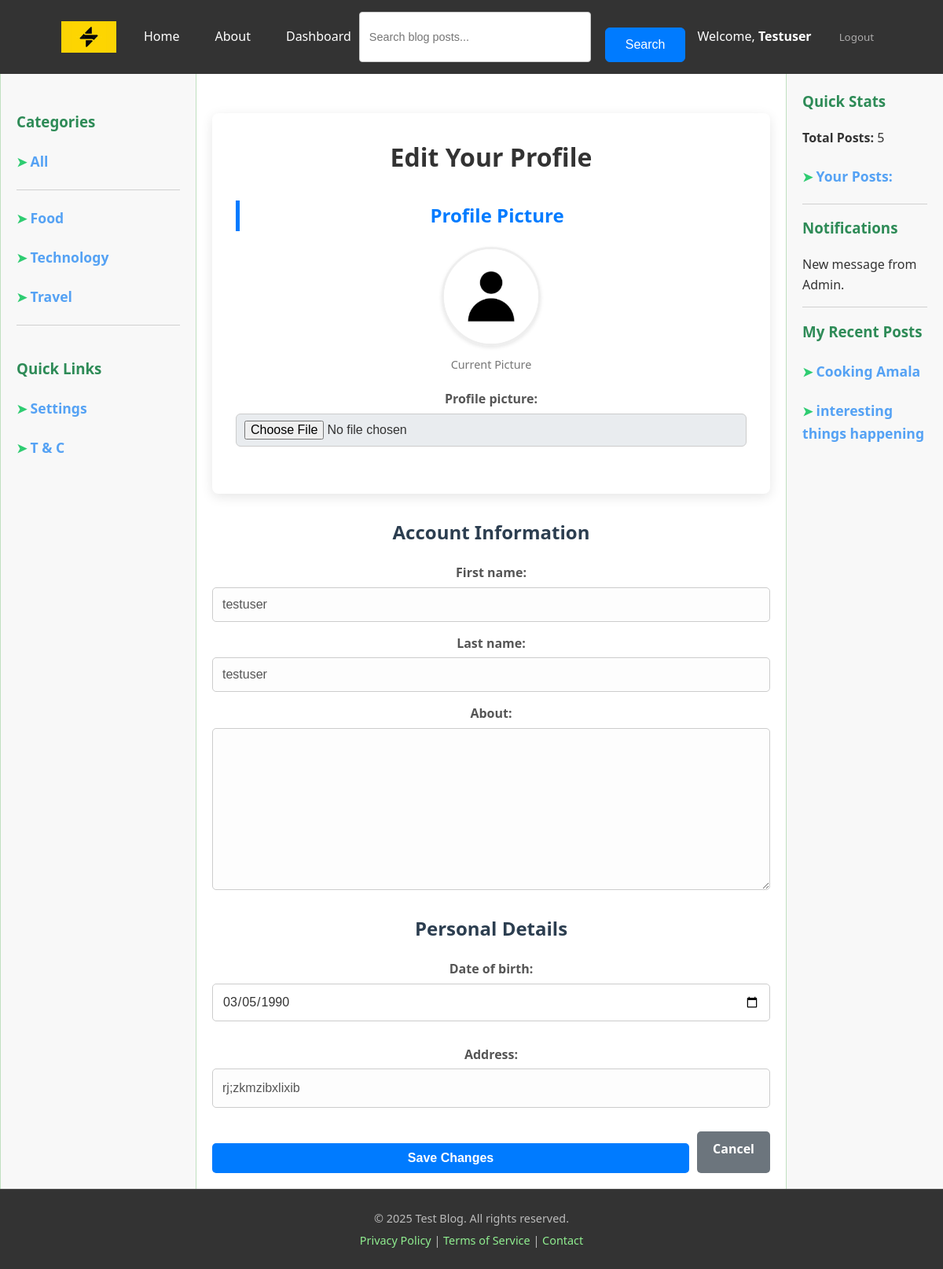
Screenshot of /accounts/edit_profile/ (signed in) with the database file from the repository.
### accounts/models.py (models this page shows, shortened)
class Account(AbstractBaseUser, PermissionsMixin):
    email = models.EmailField("email address", unique=True)
    user_name = models.CharField(max_length=150, unique=True)
    first_name = models.CharField(max_length=150, blank=True)
    last_name = models.CharField(max_length=150, blank=True)
    date_joined = models.DateTimeField(default=timezone.now)
    last_login = models.DateTimeField(auto_now=True)
    about = models.TextField(max_length=500, blank=True)
    is_staff = models.BooleanField(default=False)
    is_active = models.BooleanField(default=False)
    objects = AccountManager()
    USERNAME_FIELD = "email"
    REQUIRED_FIELDS = ["user_name",]

class UserProfile(models.Model):
    user = models.ForeignKey(Account, on_delete=models.CASCADE)
    date_of_birth = models.DateField(blank=True, null=True)
    profile_picture = models.ImageField(upload_to="profile", default="profile/profile.png")
    address = models.CharField(max_length=250, blank=True)
    date_completed = models.DateTimeField(auto_now_add=True)
    date_updated = models.DateTimeField(auto_now=True)

### blog/models.py (models this page shows, shortened)
class Category(models.Model):
    name = models.CharField(max_length=100, unique=True)
    slug = models.SlugField(max_length=100, unique=True, help_text="A URL-friendly short label.")
    description = models.TextField(blank=True, null=True)
    class Meta:
        verbose_name_plural = "Categories"
        ordering = ['name']

class Post(models.Model):
    STATUS_CHOICES = (
        ('draft', 'Draft'),
        ('published', 'Published'),
    )
    title = models.CharField(max_length=250)
    slug = models.SlugField(max_length=250, unique_for_date='publish_date', help_text="A URL-friendly short label derived from the title, unique per publish date.")
    author = models.ForeignKey(User, on_delete=models.CASCADE, related_name='blog_posts')
    content = models.TextField()
    summary = models.TextField(max_length=1000, blank=True, help_text="A short summary of the post (max 500 characters).")
    thumbnail = models.ImageField(
        upload_to='blog/thumbnails/%Y/%m/%d/', blank=True,null=True, help_text="Thumbnail image for the blog post listing.")
    publish_date = models.DateTimeField(default=timezone.now)
    created_at = models.DateTimeField(auto_now_add=True)
    updated_at = models.DateTimeField(auto_now=True)
    status = models.CharField(
        max_length=10,
        choices=STATUS_CHOICES,
        default='published'
    )
    category = models.ForeignKey(Category, on_delete=models.SET_NULL, blank=True, null=True, related_name='posts'
    )
    objects = PostManager()
    class Meta:
        ordering = ['-publish_date']
        indexes = [
            models.Index(fields=['publish_date', 'slug']),
        ]
    def get_absolute_url(self):
        return reverse('blog:post_detail',
                       args=[self.publish_date.year, self.publish_date.strftime('%m'), self.publish_date.strftime('%d'), self.slug])

### accounts/views.py (the view)
# urls.py: path("edit_profile/", edit_profile, name="edit_profile"),
@login_required(login_url="/accounts/login/")
def edit_profile(request):
    user = request.user
    user_profile = get_object_or_404(UserProfile, user=user)
    if request.method == "POST":
        account_edit = Edit_account_form(request.POST, instance=user)
        profile_edit = Edit_userprofile_form(request.POST, request.FILES, instance=user_profile)
        if account_edit.is_valid() and profile_edit.is_valid():
            account_edit.save()
            profile_edit.save()
            messages.success(request, "Account updated successfully")
            return redirect("accounts:my_profile")
        else:
            messages.error(request, "Profile update was not successful, please address the errors highlighted")
    else:
        account_edit = Edit_account_form(instance=user)
        profile_edit = Edit_userprofile_form(instance=user_profile)
    context = {"account_edit_form": account_edit, "profile_edit_form": profile_edit, "user_profile": user_profile}
    return render(request, "accounts/edit_profile.html", context)

### templates/accounts/edit_profile.html (shortened to what this page needs)
{% extends 'base.html' %}
{% load static %}
{% block content %}
<div class="edit-profile-container">
    <h1>Edit Your Profile</h1>
    {% with user_profile.user.email as useremail %}
    {% if useremail == user.email %}
        <form method="post" enctype="multipart/form-data" class="profile-edit-form">
            <div class="form-section profile-picture-section">
                <h2>Profile Picture</h2>
                {% if user_profile.profile_picture %}
                    <div class="current-profile-picture-wrapper">
                        <img src="{{ user_profile.profile_picture.url }}" alt="Current Profile Picture" class="current-profile-picture">
                        <p>Current Picture</p>
                    </div>
                {% else %}
                    <p>No profile picture set yet.</p>
                {% endif %}
            <div class="form-field-group">
                {{ profile_edit_form.profile_picture.label_tag }}
                <input type="file" name="{{ profile_edit_form.profile_picture.html_name }}" id="{{ profile_edit_form.profile_picture.id_for_label }}" {% if profile_edit_form.profile_picture.value %} value="{{ profile_edit_form.profile_picture.value }}"{% endif %} class="form-fields">
            </div>
    </div>
            </div>
            <div class="form-section account-info-section">
                <h2>Account Information</h2>
                <div class="form-field-group">
                    {{ account_edit_form.first_name.label_tag }}
                    {{ account_edit_form.first_name }}
                </div>
                <div class="form-field-group">
                    {{ account_edit_form.last_name.label_tag }}
                    {{ account_edit_form.last_name }}
                </div>
                <div class="form-field-group">
                    {{ account_edit_form.about.label_tag }}
                    {{ account_edit_form.about }}
                </div>
            </div>
            <div class="form-section personal-details-section">
                <h2>Personal Details</h2>
                <div class="form-field-group">
                    {{ profile_edit_form.date_of_birth.label_tag }}
                    {{ profile_edit_form.date_of_birth }}
                </div>
                <div class="form-field-group">
                    {{ profile_edit_form.address.label_tag }}
                    {{ profile_edit_form.address }}
                </div>
            </div>
            <div class="form-actions">
                <button type="submit" class="btn btn-primary">Save Changes</button>
                <a href="{% url 'accounts:my_profile' %}" class="btn btn-secondary">Cancel</a>
            </div>
    {% else %}
    <h4>Contact site admin for further for clarifications!</h4>
    {% endif %}
    {% endwith %}
{% endblock content %}

### templates/base.html (shortened to what this page needs)
{% load static %}
<!DOCTYPE html>
<html lang="en">
<head>
    <link rel="stylesheet" href="{% static 'CSS/base.css' %}">
    <link rel="stylesheet" href="{% static 'CSS/home.css' %}">
    <link rel="stylesheet" href="{% static 'CSS/detail_page.css' %}">
    <link rel="stylesheet" href="{% static 'CSS/login_page.css' %}">
    <link rel="stylesheet" href="{% static 'CSS/register.css' %}">
    <link rel="stylesheet" href="{% static 'CSS/change_password.css' %}">
    <link rel="stylesheet" href="{% static 'CSS/password_reset_email_form.css' %}">
    <link rel="stylesheet" href="{% static 'CSS/password_reset_form.css' %}">
    <link rel="stylesheet" href="{% static 'CSS/users_posts.css' %}">
    <link rel="stylesheet" href="{% static 'CSS/edit_profile.css' %}">
    <link rel="stylesheet" href="{% static 'CSS/create.css' %}">
    <link rel="stylesheet" href="{% static 'CSS/post_edit.css' %}">
</head>
<body>
    <header class="page-header">
        <nav class="navbar">
            <a href="{% url 'blog:home' %}" class="logo-link">
                <img src="{% static 'Images/logo.png' %}" alt="Logo" style="width: 70px; height: 40px;">
            </a>
            <ul class="nav-left-links">
                <li><a href="{% url 'blog:home' %}">Home</a></li>
                <li><a href="{% url 'blog:about_page' %}">About</a></li>
                {% if user.is_authenticated %}
                    <li><a href="#" id="toggleSectionButton" >Dashboard</a></li>
                {% endif %}
            </ul>
            <div class="header-search-form">
                <form action="{% url 'blog:search' %}" method="GET" class="search-form">
                    <input type="search" name="q" placeholder="Search blog posts..." class="search-input" value="{{ query|default_if_none:'' }}">
                    <button type="submit" class="button button-primary search-button">Search</button>
                </form>
            </div>
            <ul class="nav-right-info">
                <li>
                    {% if user.is_authenticated %}
                        <span>Welcome, <strong>{{ user.user_name |capfirst }}</strong></span>
                    {% else %}
                        <span>Welcome, User</span>
                    {% endif %}
                </li>
                <li>
                    {% if user.is_authenticated %}
                        <small><a href="{% url 'accounts:confirm_logout' %}" style="color:#acabab;">Logout</a></small>
                    {% else %}
                        <a href="{% url 'accounts:login' %}">Login</a> | <a href="{% url 'accounts:register' %}">Sign Up</a>
                    {% endif %}
                </li>
            </ul>
        </nav>
    </header>
    <aside class="left-sidebar">
        <br>
        <h3>Categories</h3>
        <h4><span style="color: #2ecc71;">&#10148; </span><a href="{% url 'blog:home' %}" style="color: #55a2f4; text-decoration: none; font-weight: bold; font-size: 1.1em;">All</a></h4>
        <hr style="border: none; border-top: 1px solid #d0d0d0; margin: 15px 0;">
        <ul>
            {% for category in categories %}
                <li>
                    <h4><span style="color: #2ecc71;">&#10148; </span><a href="{% url 'blog:categories' category.slug %}" style="color: #55a2f4; text-decoration: none; font-weight: bold; font-size: 1.1em;display: inline;" >{{ category.name }}</a></h4>
                </li>
            {% endfor %}
        </ul>
        <hr style="border: none; border-top: 1px solid #d0d0d0; margin: 15px 0;">
        <br>
        <h3>Quick Links</h3>
        <ul>
            <li><h4><span style="color: #2ecc71;">&#10148; </span><a href="" style="color: #55a2f4; text-decoration: none; font-weight: bold; font-size: 1.1em;display: inline;" >Settings</a></h4></li>
            <li><h4><span style="color: #2ecc71;">&#10148; </span><a href="" style="color: #55a2f4; text-decoration: none; font-weight: bold; font-size: 1.1em;display: inline;" >T &amp; C</a></h4></li>
        </ul>
    </aside>
    <main class="main-content">
        {% block content %}
        {% endblock content %}
    </main>
    <aside class="right-aside">
        <h3>Quick Stats</h3>
        <p><strong>Total Posts:</strong> {{ posts_count }}</p>
        {% if user.is_authenticated %}
            <h4><span style="color: #2ecc71;">&#10148; </span><a href="{% url 'blog:user_posts' %}" style="color: #55a2f4; text-decoration: none; font-weight: bold; font-size: 1.1em;"><strong>Your Posts:</strong> {{ user_posts }}</a></h4>
        {% endif %}
        <hr style="border: none; border-top: 1px solid #d0d0d0; margin: 15px 0;">
        <h3>Notifications</h3>
        <ul style="list-style: none; padding: 0;">
            <li style="margin-bottom: 8px;">New message from Admin.</li>
            <hr style="border: none; border-top: 1px solid #d0d0d0; margin: 15px 0;">
        </ul>
        {% if user.is_authenticated %}
            <h3>My Recent Posts</h3>
            <ul style="list-style: none; padding: 0;">
                {% with recent_posts=user.blog_posts.all|slice:":3" %}
                    {% for user_post in recent_posts %}
                        <li>
                            <h4><span style="color: #2ecc71;">&#10148; </span><a href="{{ user_post.get_absolute_url}}" style="color: #55a2f4; text-decoration: none; font-weight: bold; font-size: 1.1em;">{{ user_post.title }}</a></h4>
                        </li>
                    {% empty %}
                        <li><h4 style="color: #777;">You haven't made any post.</h4></li>
                    {% endfor %}
                {% endwith %}
            </ul>
            {% else %}
                <div style="margin-bottom: 20px;">
                <a href="#"><img src="{% static 'Images/blog-advert.jpg' %}" alt="advert" width="170px"></a></div>
                <div><a href="#"><img src="{% static 'Images/blog-advert2.jpg' %}" alt="advert" width="170px"></a></div>
        {% endif %}
    </aside>
    <footer class="footer">
        <p>&copy; <span id="current-year"></span> Test Blog. All rights reserved.</p>
        <p>
            <a href="#">Privacy Policy</a> |
            <a href="#">Terms of Service</a> |
            <a href="#">Contact</a>
        </p>
    </footer>
</body>
</html>

### rows the page displays
Account: user_name "Testuser", first_name "testuser", last_name "testuser"
Category: name "Food"
Category: name "Technology"
Category: name "Travel"
UserProfile: profile_picture (placeholder picture), date_of_birth "03/05/1990", address "rj;zkmzibxlixib"
Post: title "Cooking Amala"
Post: title "interesting things happening"

### other values shown
{{ profile_edit_form.profile_picture.label_tag }} "Profile picture:"
{{ account_edit_form.first_name.label_tag }} "First name:"
{{ account_edit_form.last_name.label_tag }} "Last name:"
{{ account_edit_form.about.label_tag }} "About:"
{{ profile_edit_form.date_of_birth.label_tag }} "Date of birth:"
{{ profile_edit_form.address.label_tag }} "Address:"
{{ posts_count }} "5"
